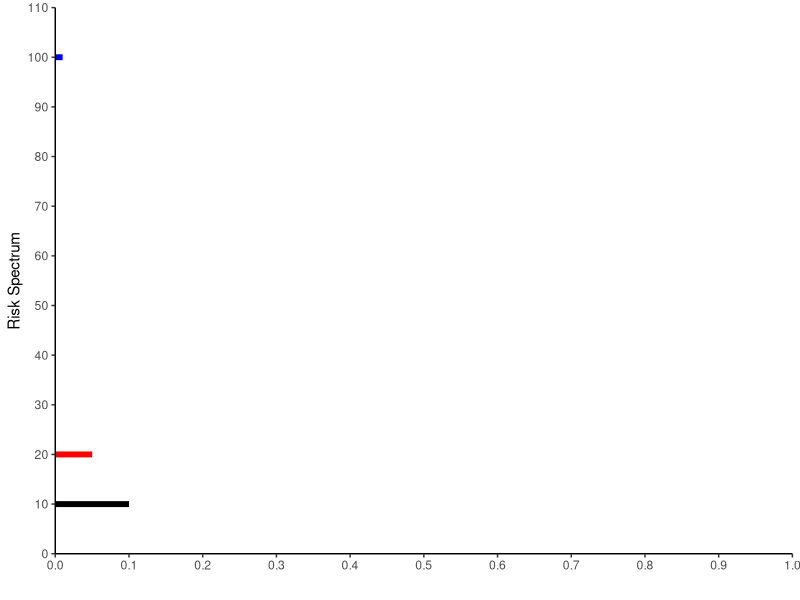

This figure's R source: (Note: this script raises an error after producing the figure.)
rm(list=ls())
### Libraries
library(tidyverse)
library(reshape2)
### Color palette
colpal <- c("#000000", "#FF0000", "#0000FF", "#00FF00", "#FFA500", "#FF00FF")
################################################################################
############################## Risk Spectrum ###################################
################################################################################

### ES
x <- seq(0,1, 1/10000)
ES <- data.frame(p = x,
                 ES_10 = c(rep(1/0.1, 1001), rep(NA, 9000) ),
                 ES_05 = c(rep(1/0.05, 501), rep(NA, 9500) ),
                 ES_01 = c(rep(1/0.01, 101), rep(NA, 9900) ))

ES <- melt(ES, id.vars = "p")
RS_ES <- ggplot(ES, aes(x = p, y=value, color= variable))+
  geom_line(linewidth = 2)+
  theme_minimal()+theme_classic()+ theme(legend.position = "none", panel.grid.major = element_blank(), 
                                         panel.grid.minor = element_blank())+
  labs(x ="", y = "Risk Spectrum", color = "ES")+
  scale_color_manual(values = colpal)+
  scale_x_continuous(n.breaks = 10, limits = c(0,1), expand = c(0, 0))+
  scale_y_continuous(n.breaks = 10, limits = c(0,110), expand = c(0, 0))
RS_ES
ggsave("Output/RS_ES.jpg", RS_ES, width = 6000, height = 3600, 
       dpi = 1300, units = "px", limitsize = F)

### Exponential SRM
EXP <- data.frame(p = x,
                 EXP_1  =    1*exp(-1*x)/(1-exp(-1)),
                 EXP_5  =    5*exp(-5*x)/(1-exp(-5)),
                 EXP_10  =  10*exp(-10*x)/(1-exp(-10)),
                 EXP_15  =  15*exp(-15*x)/(1-exp(-15)),
                 EXP_20  =  20*exp(-20*x)/(1-exp(-20)),
                 EXP_25 =   25*exp(-25*x)/(1-exp(-25)))

EXP <- melt(EXP, id.vars = "p")
RS_EXP <- ggplot(EXP, aes(x = p, y=value, color= variable))+
  geom_line(linewidth = 2)+
  theme_minimal()+theme_classic()+ theme(legend.position = "none", panel.grid.major = element_blank(), panel.grid.minor = element_blank())+
  labs(x ="", y = "Risk Spectrum", color = "k")+
  scale_color_manual(values = colpal)+
  scale_x_continuous(n.breaks = 10, limits = c(0,1), expand = c(0, 0))+
  scale_y_continuous(n.breaks = 5, limits = c(0,25), expand = c(0, 0))
RS_EXP
ggsave("Output/RS_EXP.jpg", RS_EXP, width = 6000, height = 3600, 
       dpi = 1200, units = "px", limitsize = F)


### Power SRM gamma < 1
PWR_l <- data.frame(p = x,
                  # PWR less 1
                  GAM_01 = 0.1*x^(0.1-1),
                  GAM_03 = 0.3*x^(0.3-1),
                  GAM_05 = 0.5*x^(0.5-1),
                  GAM_07 = 0.7*x^(0.7-1),
                  GAM_09 = 0.9*x^(0.9-1)
                  )

PWR_l <- melt(PWR_l, id.vars = "p")
RS_PWR_l <- ggplot(PWR_l, aes(x = p, y=value, color= variable))+
  geom_line(linewidth = 2)+
  theme_minimal()+theme_classic()+ theme(legend.position = "none", panel.grid.major = element_blank(), panel.grid.minor = element_blank())+
  labs(x ="", y = "", color = "\u03b3")+
  scale_color_manual(values = colpal)+
  scale_x_continuous(n.breaks = 10, limits = c(0,1), expand = c(0, 0))+
  scale_y_continuous(n.breaks = 10, limits = c(0,10), expand = c(0, 0))
RS_PWR_l
ggsave("Output/RS_PWR_l.jpg", RS_PWR_l, width = 6000, height = 3600, 
       dpi = 1200, units = "px", limitsize = F)

### Power SRM
PWR_h <- data.frame(p = x,
                  # PWR more 1
                  GAM_1_5 = 1.5*(1-x)^(1.5-1),
                  GAM_3   = 3.0*(1-x)^(3.0-1),
                  GAM_5   = 5.0*(1-x)^(5.0-1),
                  GAM_10  = 10*(1-x)^(10-1),
                  GAM_15  = 15*(1-x)^(15-1)
)

PWR_h <- melt(PWR_h, id.vars = "p")
RS_PWR_h <- ggplot(PWR_h, aes(x = p, y=value, color= variable))+
  geom_line(linewidth = 2)+
  theme_minimal()+theme_classic()+ theme(legend.position = "none", panel.grid.major = element_blank(), panel.grid.minor = element_blank())+
  labs(x ="", y = "", color = "\u03b3")+
  scale_color_manual(values = colpal)+
  scale_x_continuous(n.breaks = 10, limits = c(0,1), expand = c(0, 0))+
  scale_y_continuous(n.breaks = 15, limits = c(0,15), expand = c(0, 0))
RS_PWR_h
ggsave("Output/RS_PWR_h.jpg", RS_PWR_h, width = 6000, height = 3600, 
       dpi = 1200, units = "px", limitsize = F)
